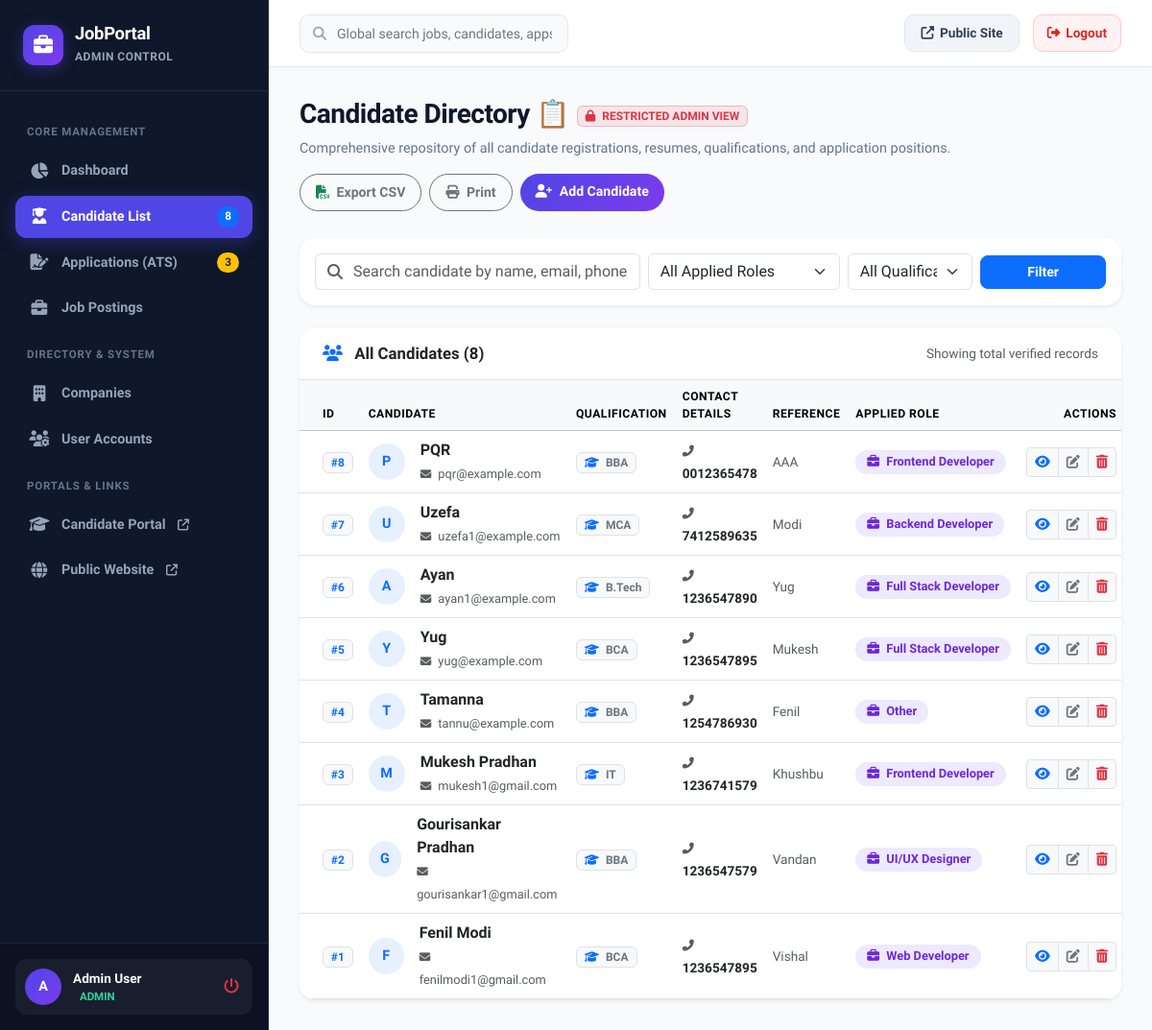
Page /admin/candidates.php (signed in) on the earlier database version.
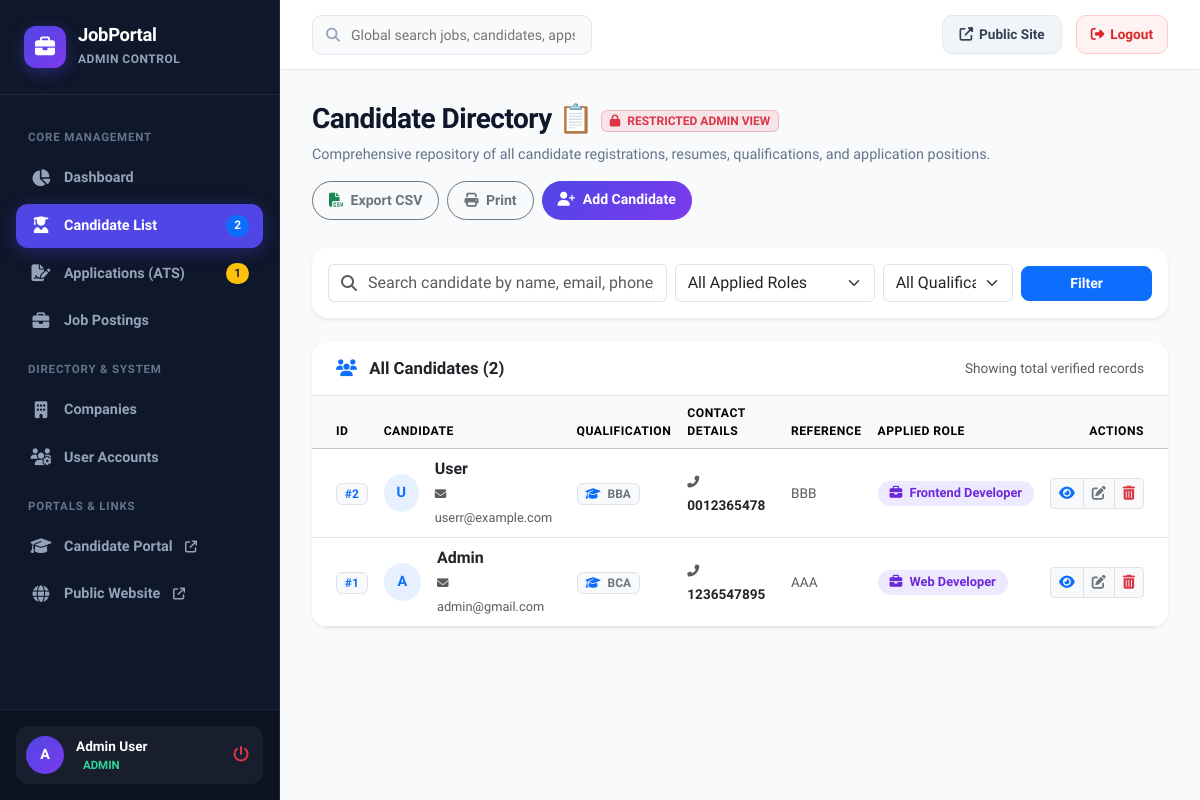
Same page on the later database version.
### tables this page shows
CREATE TABLE `jobregistration` (
  `id` int(255) NOT NULL,
  `name` varchar(255) NOT NULL,
  `degree` varchar(255) NOT NULL,
  `mobile` varchar(255) NOT NULL,
  `email` varchar(255) NOT NULL,
  `refer` varchar(255) NOT NULL,
  `jobpost` varchar(255) NOT NULL
);

### admin/auth_check.php (called while the page is built, shortened)
<?php
$admin_user_name = $_SESSION['user_name'] ?? 'Administrator';
?>

### admin/candidates.php (the view, shortened to what this page needs)
<?php
require_once __DIR__ . '/includes/header.php';
$search = trim($_GET['search'] ?? '');
$where = [];
$whereClause = !empty($where) ? "WHERE " . implode(" AND ", $where) : "";
$selectquery = "SELECT * FROM jobregistration $whereClause ORDER BY id DESC";
$query = mysqli_query($con, $selectquery);
$count = $query ? mysqli_num_rows($query) : 0;
?>
<div class="page-header-box">
    <div class="page-header-title">
        <div class="d-flex align-items-center gap-2 mb-1">
            <h1>Candidate Directory 📋</h1>
            <span class="badge bg-danger bg-opacity-10 text-danger border border-danger border-opacity-25 px-2 py-1" style="font-size: 0.75rem;">
                <i class="fas fa-lock me-1"></i> RESTRICTED ADMIN VIEW
            </span>
        </div>
        <p>Comprehensive repository of all candidate registrations, resumes, qualifications, and application positions.</p>
    </div>
    <div class="d-flex gap-2">
        <button type="button" class="btn btn-outline-secondary rounded-pill px-3 py-2 fw-semibold" id="exportCsvBtn" style="font-size: 0.88rem;">
            <i class="fas fa-file-csv me-1 text-success"></i> Export CSV
        </button>
        <button type="button" class="btn btn-outline-secondary rounded-pill px-3 py-2 fw-semibold" onclick="window.print()" style="font-size: 0.88rem;">
            <i class="fas fa-print me-1 text-secondary"></i> Print
        </button>
        <a href="candidate_add.php" class="btn btn-primary rounded-pill px-3 py-2 fw-semibold" style="font-size: 0.88rem; background: var(--primary-gradient); border: none;">
            <i class="fas fa-user-plus me-1"></i> Add Candidate
        </a>
    </div>
</div>
<div class="card border-0 rounded-4 shadow-sm mb-4">
    <div class="card-body p-3">
        <form method="GET" action="candidates.php" class="row g-2 align-items-center">
            <div class="col-md-5">
                <div class="input-group">
                    <span class="input-group-text bg-white border-end-0"><i class="fas fa-search text-muted"></i></span>
                    <input type="text" name="search" class="form-control border-start-0 ps-0" placeholder="Search candidate by name, email, phone, referral..." value="<?php echo htmlspecialchars($search); ?>" id="candidateLiveSearch">
                </div>
            </div>
            <div class="col-md-3">
                <select name="role" class="form-select" onchange="this.form.submit()">
                    <option value="">All Applied Roles</option>
                </select>
            </div>
            <div class="col-md-2">
                <select name="degree" class="form-select" onchange="this.form.submit()">
                    <option value="">All Qualifications</option>
                </select>
            </div>
            <div class="col-md-2 d-flex gap-2">
                <button type="submit" class="btn btn-primary w-100 rounded-3 fw-semibold" style="font-size: 0.88rem;">Filter</button>
            </div>
        </form>
    </div>
</div>
<div class="card border-0 rounded-4 shadow-sm overflow-hidden">
    <div class="card-header bg-white py-3 px-4 d-flex justify-content-between align-items-center border-bottom">
        <h5 class="mb-0 fw-bold text-dark" style="font-size: 1.05rem;">
            <i class="fas fa-users text-primary me-2"></i> All Candidates (<?php echo $count; ?>)
        </h5>
        <span class="text-muted" style="font-size: 0.85rem;">Showing total verified records</span>
    </div>
    <div class="table-responsive">
        <table class="table table-hover align-middle mb-0" id="candidatesTable">
            <thead class="table-light text-uppercase text-muted" style="font-size: 0.76rem; letter-spacing: 0.5px;">
                <tr>
                    <th class="ps-4">ID</th>
                    <th>Candidate</th>
                    <th>Qualification</th>
                    <th>Contact Details</th>
                    <th>Reference</th>
                    <th>Applied Role</th>
                    <th class="text-end pe-4">Actions</th>
                </tr>
            </thead>
            <tbody>
                <?php if ($query && mysqli_num_rows($query) > 0): ?>
                    <?php while ($row = mysqli_fetch_assoc($query)):
                        $initial = strtoupper(substr($row['name'], 0, 1));
                    ?>
                        <tr class="candidate-row-item">
                            <td class="ps-4">
                                <span class="badge bg-light text-primary border fw-bold">#<?php echo $row['id']; ?></span>
                            </td>
                            <td>
                                <div class="d-flex align-items-center gap-3">
                                    <div class="rounded-circle bg-primary bg-opacity-10 text-primary fw-bold d-flex align-items-center justify-content-center" style="width: 38px; height: 38px; font-size: 0.9rem;">
                                        <?php echo $initial; ?>
                                    </div>
                                    <div>
                                        <div class="fw-bold text-dark"><?php echo htmlspecialchars($row['name']); ?></div>
                                        <a href="mailto:<?php echo htmlspecialchars($row['email']); ?>" class="text-muted text-decoration-none" style="font-size: 0.8rem;">
                                            <i class="fas fa-envelope me-1" style="font-size: 0.72rem;"></i> <?php echo htmlspecialchars($row['email']); ?>
                                        </a>
                                    </div>
                                </div>
                            </td>
                            <td>
                                <span class="badge bg-light text-secondary border px-2 py-1 fw-semibold">
                                    <i class="fas fa-graduation-cap me-1 text-primary"></i> <?php echo htmlspecialchars($row['degree']); ?>
                                </span>
                            </td>
                            <td>
                                <a href="tel:<?php echo htmlspecialchars($row['mobile']); ?>" class="text-dark text-decoration-none fw-semibold" style="font-size: 0.85rem;">
                                    <i class="fas fa-phone-alt me-1 text-muted" style="font-size: 0.75rem;"></i> <?php echo htmlspecialchars($row['mobile']); ?>
                                </a>
                            </td>
                            <td>
                                <span class="text-muted" style="font-size: 0.85rem;">
                                    <?php echo !empty($row['refer']) ? htmlspecialchars($row['refer']) : '<span class="text-muted opacity-50">Direct</span>'; ?>
                                </span>
                            </td>
                            <td>
                                <span class="badge rounded-pill" style="background: #ede9fe; color: #6d28d9; padding: 6px 12px; font-size: 0.8rem;">
                                    <i class="fas fa-briefcase me-1"></i> <?php echo htmlspecialchars($row['jobpost']); ?>
                                </span>
                            </td>
                            <td class="text-end pe-4">
                                <div class="btn-group">
                                    <button type="button" class="btn btn-sm btn-light border text-primary" title="View Profile"
                                            data-candidate="<?php echo htmlspecialchars(json_encode($row), ENT_QUOTES, 'UTF-8'); ?>"
                                            onclick="viewCandidateModal(this)">
                                        <i class="fas fa-eye"></i>
                                    </button>
                                    <a href="candidate_edit.php?id=<?php echo $row['id']; ?>" class="btn btn-sm btn-light border text-secondary" title="Edit Record">
                                        <i class="fas fa-edit"></i>
                                    </a>
                                    <a href="candidate_delete.php?id=<?php echo $row['id']; ?>" class="btn btn-sm btn-light border text-danger" title="Delete Record"
                                       onclick="return confirm('Are you sure you want to permanently delete candidate #<?php echo $row['id']; ?> (<?php echo htmlspecialchars(addslashes($row['name'])); ?>)?');">
                                        <i class="fas fa-trash-alt"></i>
                                    </a>
                                </div>
                            </td>
                        </tr>
                    <?php endwhile; ?>
                <?php endif; ?>
            </tbody>
        </table>
    </div>
</div>
<?php require_once __DIR__ . '/includes/footer.php'; ?>

### admin/includes/header.php (shortened to what this page needs)
<?php
require_once __DIR__ . '/../auth_check.php';
$pendingAppsCount = 0;
$pAppRes = mysqli_query($con, "SELECT COUNT(*) as cnt FROM job_applications WHERE status = 'Applied'");
if ($pAppRes) {
    $pendingAppsCount = mysqli_fetch_assoc($pAppRes)['cnt'] ?? 0;
}
$totalCandidatesCount = 0;
$cRes = mysqli_query($con, "SELECT COUNT(*) as cnt FROM jobregistration");
if ($cRes) {
    $totalCandidatesCount = mysqli_fetch_assoc($cRes)['cnt'] ?? 0;
}
?>
<!DOCTYPE html>
<html lang="en">
<head>
    <link href="https://cdn.jsdelivr.net/npm/bootstrap@5.3.3/dist/css/bootstrap.min.css" rel="stylesheet">
    <link rel="stylesheet" href="https://cdnjs.cloudflare.com/ajax/libs/font-awesome/6.5.1/css/all.min.css">
</head>
<body>
<?php include_once __DIR__ . '/sidebar.php'; ?>
<div class="admin-main">
    <header class="admin-topbar">
        <div class="topbar-left">
            <div class="topbar-search">
                <i class="fas fa-search"></i>
                <input type="text" placeholder="Global search jobs, candidates, apps..." id="globalSearchInput">
            </div>
        </div>
        <div class="topbar-right">
            <a href="../jobs.php" target="_blank" class="btn-portal-public" title="View Public Job Directory">
                <i class="fas fa-external-link-alt"></i> <span class="d-none d-sm-inline">Public Site</span>
            </a>
            <a href="../logout.php" class="btn-admin-logout" title="Sign Out">
                <i class="fas fa-sign-out-alt"></i> <span class="d-none d-sm-inline">Logout</span>
            </a>
        </div>
    </header>
    <main class="admin-content">

### admin/includes/sidebar.php
<?php
$currentPage = basename($_SERVER['PHP_SELF']);
?>
<aside class="admin-sidebar" id="adminSidebar">
    <a href="dashboard.php" class="sidebar-brand">
        <div class="sidebar-brand-icon">
            <i class="fas fa-briefcase"></i>
        </div>
        <div class="sidebar-brand-text">
            <h4>JobPortal</h4>
            <span>Admin Control</span>
        </div>
    </a>
    <nav class="sidebar-nav">
        <div class="nav-section-title">Core Management</div>
        <a href="dashboard.php" class="sidebar-link <?php echo ($currentPage === 'dashboard.php') ? 'active' : ''; ?>">
            <i class="fas fa-chart-pie"></i>
            <span>Dashboard</span>
        </a>
        <a href="candidates.php" class="sidebar-link <?php echo in_array($currentPage, ['candidates.php', 'candidate_add.php', 'candidate_edit.php']) ? 'active' : ''; ?>">
            <i class="fas fa-user-graduate"></i>
            <span>Candidate List</span>
            <span class="sidebar-badge bg-primary text-white"><?php echo $totalCandidatesCount ?? 0; ?></span>
        </a>
        <a href="applications.php" class="sidebar-link <?php echo ($currentPage === 'applications.php') ? 'active' : ''; ?>">
            <i class="fas fa-file-signature"></i>
            <span>Applications (ATS)</span>
            <?php if (($pendingAppsCount ?? 0) > 0): ?>
                <span class="sidebar-badge bg-warning text-dark"><?php echo $pendingAppsCount; ?></span>
            <?php endif; ?>
        </a>
        <a href="jobs.php" class="sidebar-link <?php echo in_array($currentPage, ['jobs.php', 'job_add.php', 'job_edit.php']) ? 'active' : ''; ?>">
            <i class="fas fa-briefcase"></i>
            <span>Job Postings</span>
        </a>
        <div class="nav-section-title">Directory & System</div>
        <a href="companies.php" class="sidebar-link <?php echo ($currentPage === 'companies.php') ? 'active' : ''; ?>">
            <i class="fas fa-building"></i>
            <span>Companies</span>
        </a>
        <a href="users.php" class="sidebar-link <?php echo ($currentPage === 'users.php') ? 'active' : ''; ?>">
            <i class="fas fa-users-cog"></i>
            <span>User Accounts</span>
        </a>
        <div class="nav-section-title">Portals & Links</div>
        <a href="../candidate/dashboard.php" target="_blank" class="sidebar-link">
            <i class="fas fa-graduation-cap"></i>
            <span>Candidate Portal <i class="fas fa-arrow-up-right-from-square ms-1" style="font-size: 0.75rem;"></i></span>
        </a>
        <a href="../index.php" target="_blank" class="sidebar-link">
            <i class="fas fa-globe"></i>
            <span>Public Website <i class="fas fa-arrow-up-right-from-square ms-1" style="font-size: 0.75rem;"></i></span>
        </a>
    </nav>
    <div class="sidebar-footer">
        <div class="admin-user-card">
            <div class="admin-avatar">
                <?php echo strtoupper(substr($admin_user_name ?? 'A', 0, 1)); ?>
            </div>
            <div class="admin-info">
                <div class="name"><?php echo htmlspecialchars($admin_user_name ?? 'Administrator'); ?></div>
                <div class="role"><i class="fas fa-shield-check me-1"></i> Admin</div>
            </div>
            <a href="../logout.php" class="text-danger p-1" title="Logout">
                <i class="fas fa-power-off"></i>
            </a>
        </div>
    </div>
</aside>

### admin/includes/footer.php (shortened to what this page needs)
    </main>
</div>
</body>
</html>

Differences in the rows shown:
removed jobregistration: id "8", name "P", name "PQR", email "pqr@example.com", degree "BBA", mobile "0012365478", refer "AAA", jobpost "Frontend Developer"
removed jobregistration: id "7", name "U", name "Uzefa", email "uzefa1@example.com", degree "MCA", mobile "7412589635", refer "Modi", jobpost "Backend Developer"
removed jobregistration: id "6", name "A", name "Ayan", email "ayan1@example.com", degree "B.Tech", mobile "1236547890", refer "Yug", jobpost "Full Stack Developer"
removed jobregistration: id "5", name "Y", name "Yug", email "yug@example.com", degree "BCA", mobile "1236547895", refer "Mukesh", jobpost "Full Stack Developer"
removed jobregistration: id "4", name "T", name "Tamanna", email "tannu@example.com", degree "BBA", mobile "1254786930", refer "Fenil", jobpost "Other"
removed jobregistration: id "3", name "M", name "Mukesh Pradhan", email "mukesh1@gmail.com", degree "IT", mobile "1236741579", refer "Khushbu", jobpost "Frontend Developer"
changed jobregistration "BBA": name "G" → "U"; name "Gourisankar Pradhan" → "User"; email "gourisankar1@gmail.com" → "userr@example.com"; mobile "1236547579" → "0012365478"; refer "Vandan" → "BBB"; jobpost "UI/UX Designer" → "Frontend Developer"
changed jobregistration "Web Developer": name "F" → "A"; name "Fenil Modi" → "Admin"; email "fenilmodi1@gmail.com" → "admin@gmail.com"; refer "Vishal" → "AAA"
Other differences:
$totalCandidatesCount: "8" → "2"
$pendingAppsCount: "3" → "1"
$count: "8" → "2"
